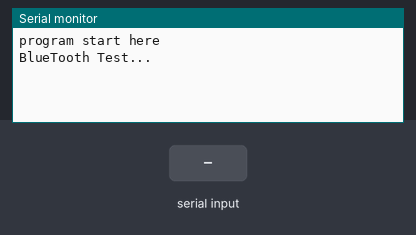
Simulated run of this sketch. Board: Arduino Mega 2560, built with avr-gcc and run on an emulated ATmega2560. Parts: the last lines printed to the serial monitor. Inputs (shaded band) come from the test bench.

Above: at 1.2 s.
1.3 s: "1" received over the second serial link
At 2.6 s:
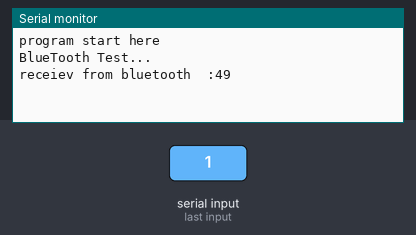
2.9 s: "0" received over the second serial link
At 3.9 s:
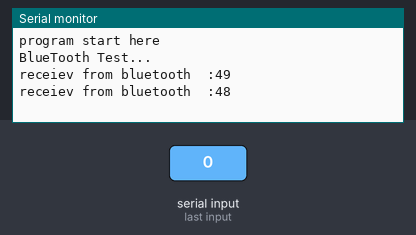
4.4 s: "2" received over the second serial link
At 5.0 s:
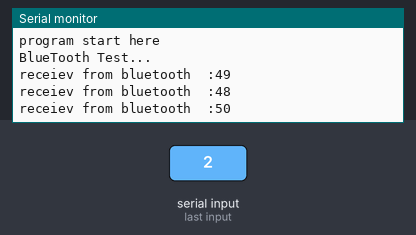

Measured:
- after the input at 1.3 s, the serial monitor: prints a new line after 0.10 s (image 1)
- after the input at 2.9 s, the serial monitor: prints a new line after 0.10 s (image 2)
- after the input at 4.4 s, the serial monitor: prints a new line at once (image 3)

The sketch:

bttest01.ino
```cpp
//  Author Bruce
void setup(){

  Serial.begin(9600);
  Serial1.begin(9600);
  Serial.println("program start here");
  Serial.println("BlueTooth Test...");

}

void loop(){
  char val ;
  if (Serial1.available())
    {
      val = Serial1.read();
          Serial.print("receiev from bluetooth  :") ;
         Serial.println(val, DEC);
    }
    delay(200);

}
```
